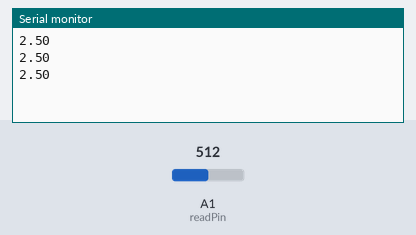
Simulated run of this sketch. Board: Arduino Uno, built with avr-gcc and run on an emulated ATmega328P. On the bench: the last lines printed to the serial monitor. The inputs (shaded band) are chosen by the test bench; at power-on: A1 (readPin) = 512.

Above: at 1.3 s.
1.4 s: A1 (readPin) set to 716
At 1.9 s:
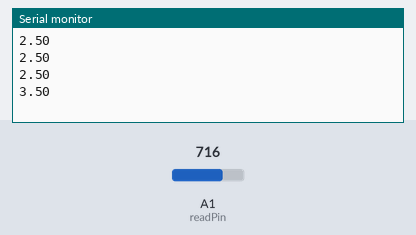
2.9 s: A1 (readPin) set to 900
At 3.4 s:
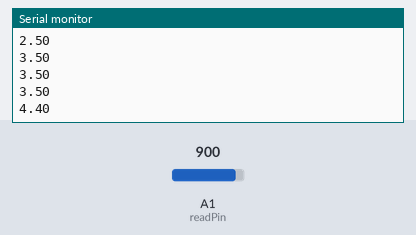
Timing chart, 0 to 5.9 s (numbered marks = the images above; inputs shaded):
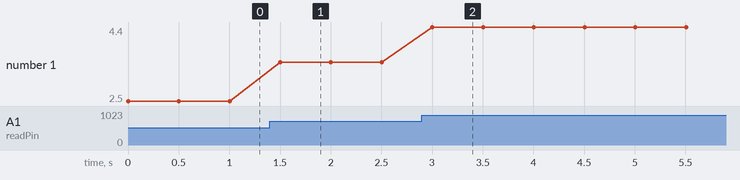

The sketch:

read_analog_voltage.ino
```cpp
int readPin = A1;
int readVal;
float v2 = 0;
int delayTimeInMs = 500;

void setup() {

    pinMode(readPin, INPUT);
    Serial.begin(9600);

}

void loop() {

    readVal = analogRead(readPin);
    v2 = (5./1023.) * readVal;
    Serial.println(v2);
    delay(delayTimeInMs);

}
```

Measured:
- after the input at 1.4 s, the serial monitor: prints a new line after 0.10 s (image 1)
- after the input at 2.9 s, the serial monitor: prints a new line after 0.10 s (image 2)
- plotted number 1: 2.5 → 3.5 after the input at 1.4 s, 3.5 → 4.4 after the input at 2.9 s
